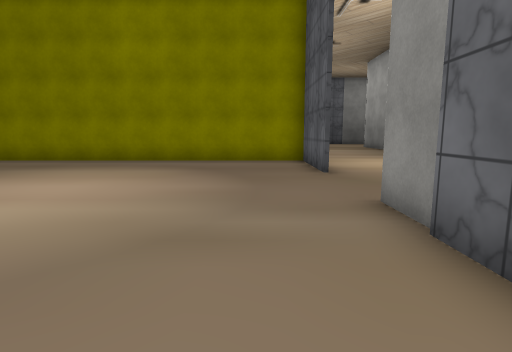
[1] (above)

18 first-person views from a walk through a scene from a Unity 3-D project. The camera is 1.5 m above the floor, tilts 8° down and sees 80° across. The floor is counted in squares, 1.44 m on a side. Each view is taken from the middle of a square. On the plan, view 1 faces up. The plan holds only what a view shows up to about 12 squares ahead; the rest is blank. The place goes on beyond the plan. The player character is not drawn. Some surface patterns are stand-ins.

[2]
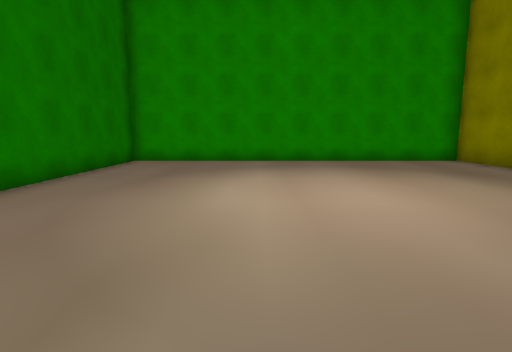

[3]
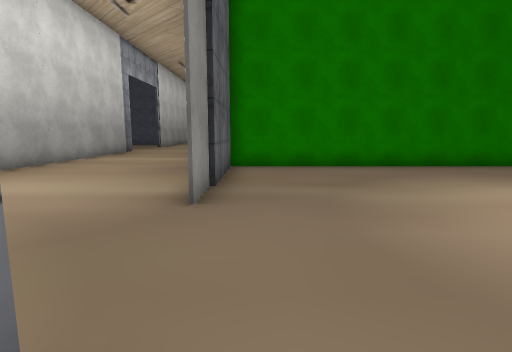

[4]
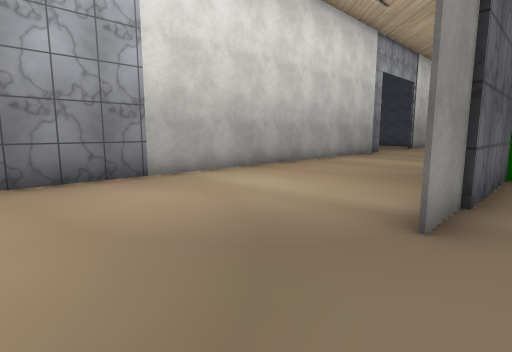

[5]
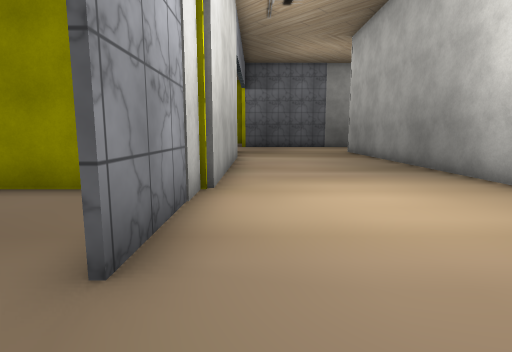

[6]
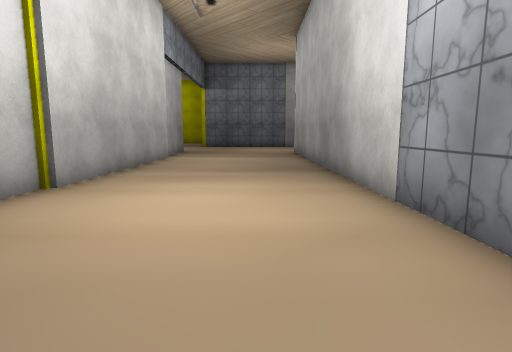

[7]
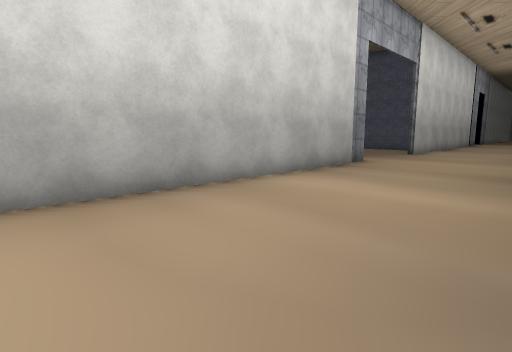

[8]
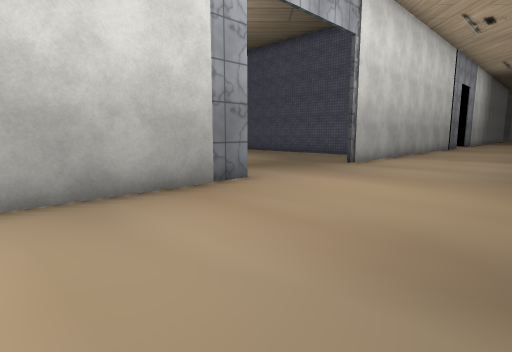

[9]
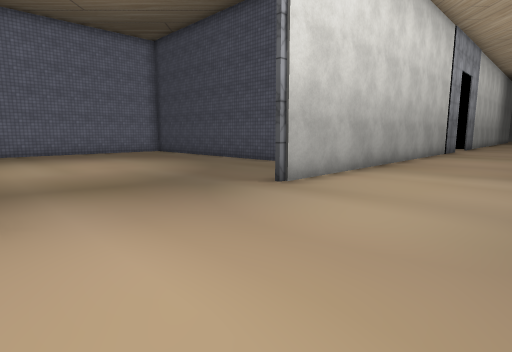

[10]
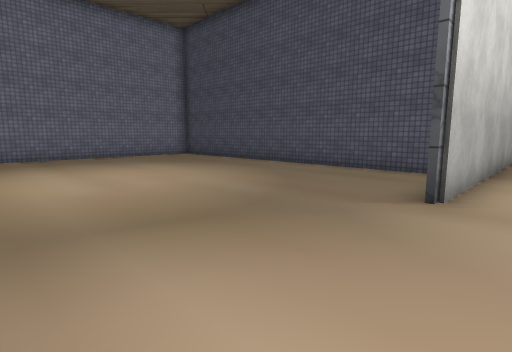

[11]
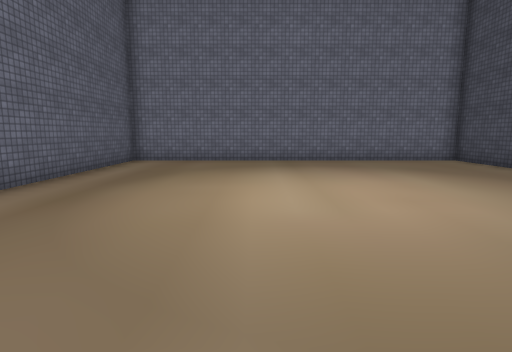

[12]
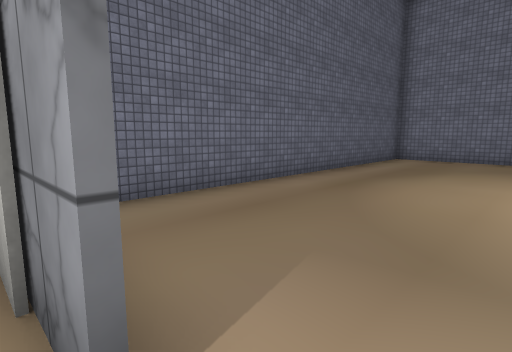

[13]
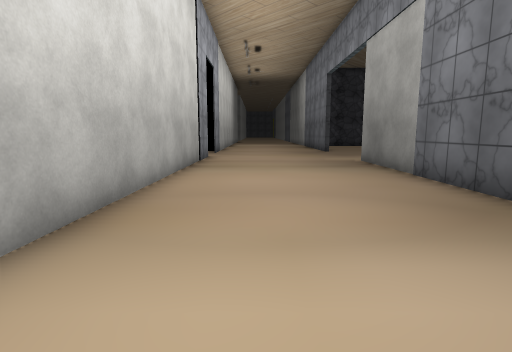

[14]
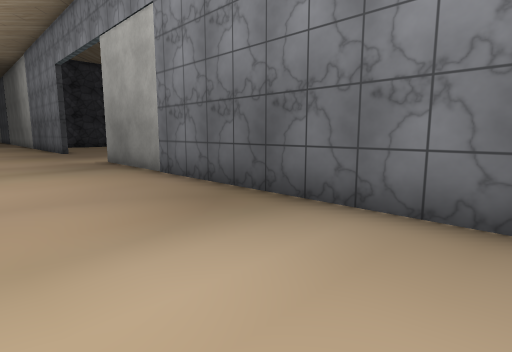

[15]
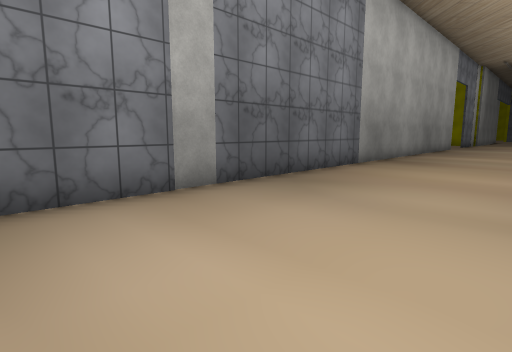

[16]
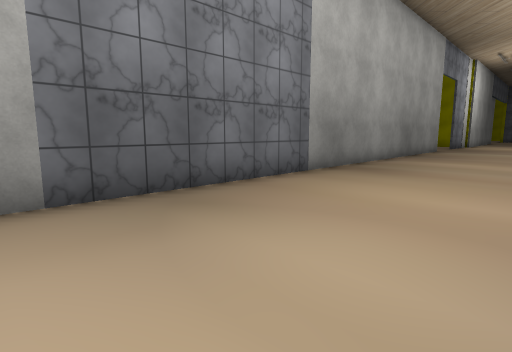

[17]
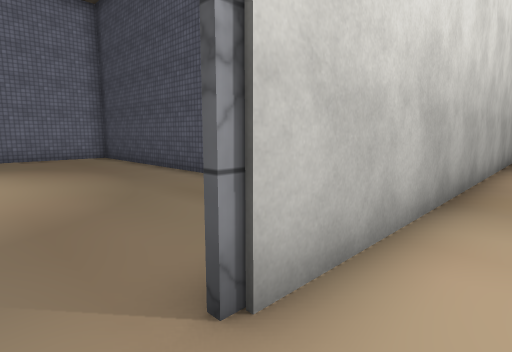

[18]
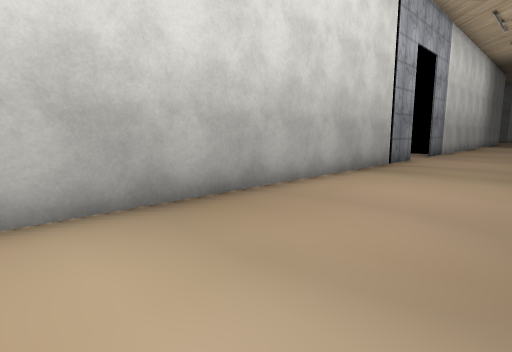

### Floor plan
Points are (right, up) in squares from view 1. A wall is a line through its corners. A room is listed if a view was taken in it or the views show most of it. See-through windows are left out.
Room 1 (views 1, 2, 3)
walls: (1.8, 8) (1.8, 11.6); (2.2, 11.6) (-10.6, 11.6) (-10.6, -0.6) (1.8, -0.6) (1.8, 4.6)
ways out: opening at (1.2, 6.5) to room 2
Room 2 (views 4, 5, 6, 7, 8, 9, 10, 11, 12, 13, 14, 15, 16, 17, 18)
walls: (8.2, -9) (8.2, 18.1); (2, -2.9) (2, -26.8); (9.4, -17.7) (20.8, -17.7) (20.8, -5.3) (9.8, -5.3); (8.2, -28.6) (8.2, -13.9); (2, 11.8) (2, 8); (2.2, 18.1) (2.2, 11.6)
ways out: opening at (1.2, 6.5) to room 1; opening at (1.7, -28); opening at (8, -29)

Where each view was taken, in squares from view 1:
view 1: 0 up, 0 right, facing up
view 2: 4 up, 1 right, facing left
view 3: 9 up, 1 right, facing down
view 4: 8 up, 1 right, facing down-right
view 5: 6 up, 3 right, facing up
view 6: 6 up, 6 right, facing up
view 7: 2 up, 3 right, facing down-right
view 8: 4 down, 3 right, facing down-right
view 9: 9 down, 4 right, facing down-right
view 10: 9 down, 7 right, facing down-right
view 11: 10 down, 9 right, facing right
view 12: 10 down, 8 right, facing up-right
view 13: 15 down, 6 right, facing down
view 14: 15 down, 6 right, facing down-left
view 15: 18 down, 7 right, facing up-left
view 16: 15 down, 7 right, facing up-left
view 17: 13 down, 7 right, facing down-right
view 18: 16 down, 4 right, facing down-right
